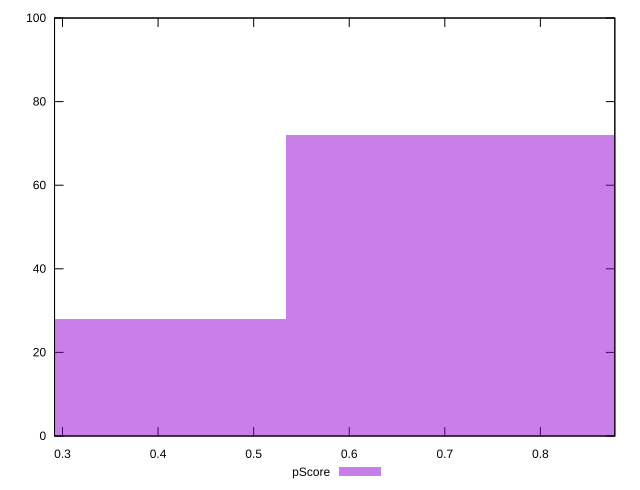

The gnuplot source for this figure:
reset

$pScore <<EOF
0.7119599460557489 72
0.35597997302787443 28
EOF

set key outside below
set boxwidth 0.35597997302787443
set xrange [0.2916698380456351:0.8778685453482123]
set yrange [0:100]
set trange [0:100]
set style fill transparent solid 0.5 noborder
set terminal svg size 640, 490 enhanced background rgb 'white'
set output "report_00015_2021-02-09T16-11-33.973Z/bootup-time/samples/pages+cached/pScore/histogram.svg"

plot $pScore title "pScore" with boxes

reset
